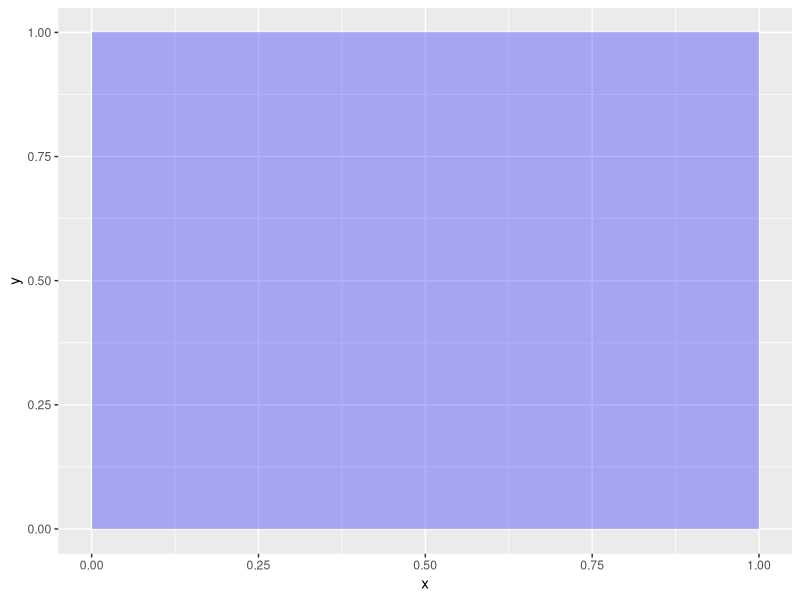
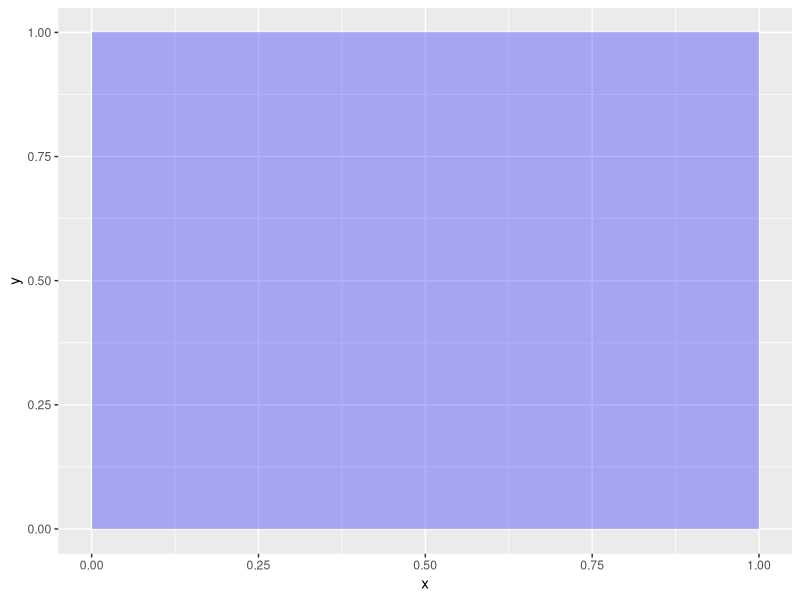
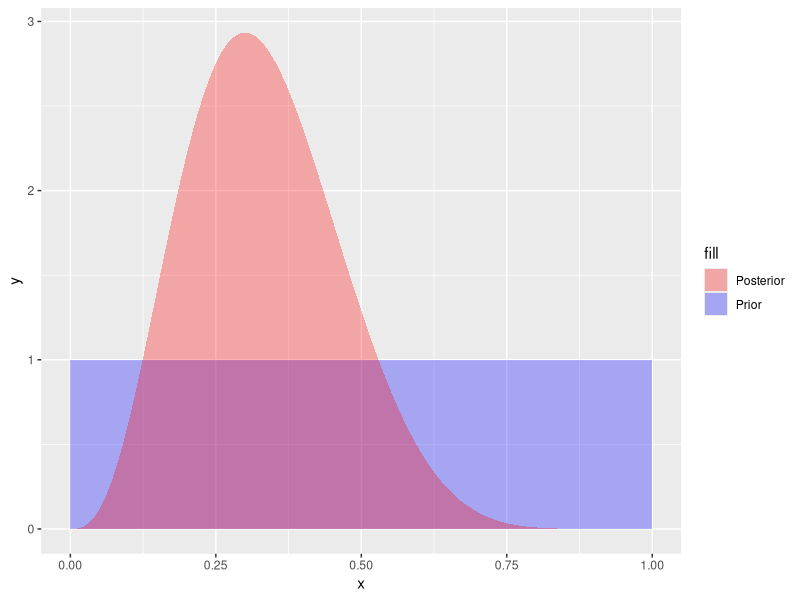
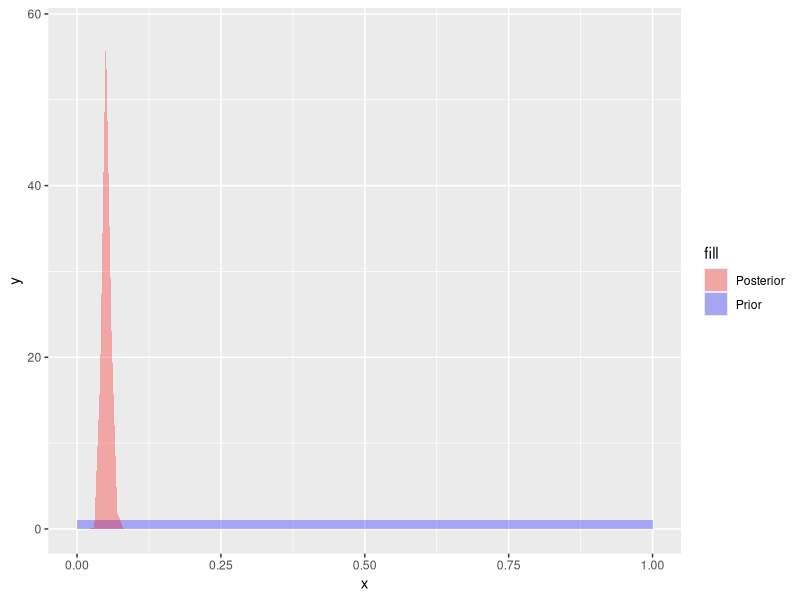
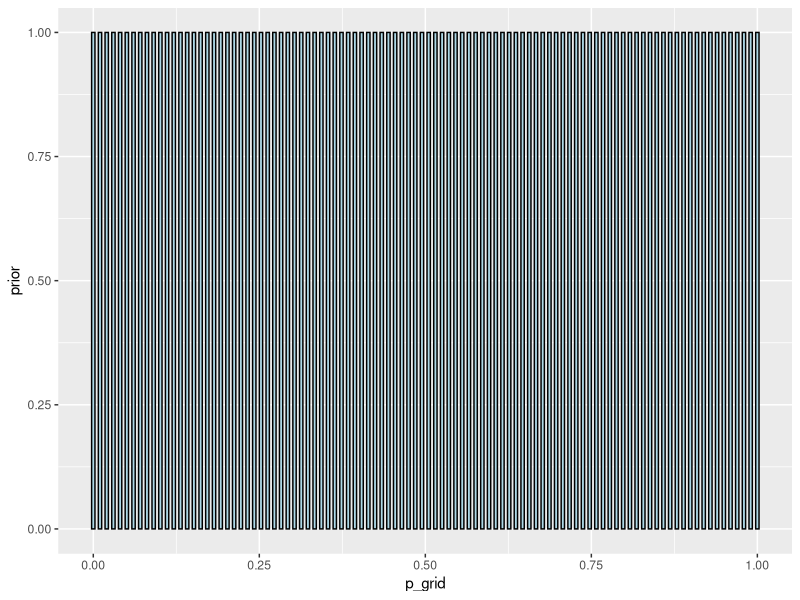
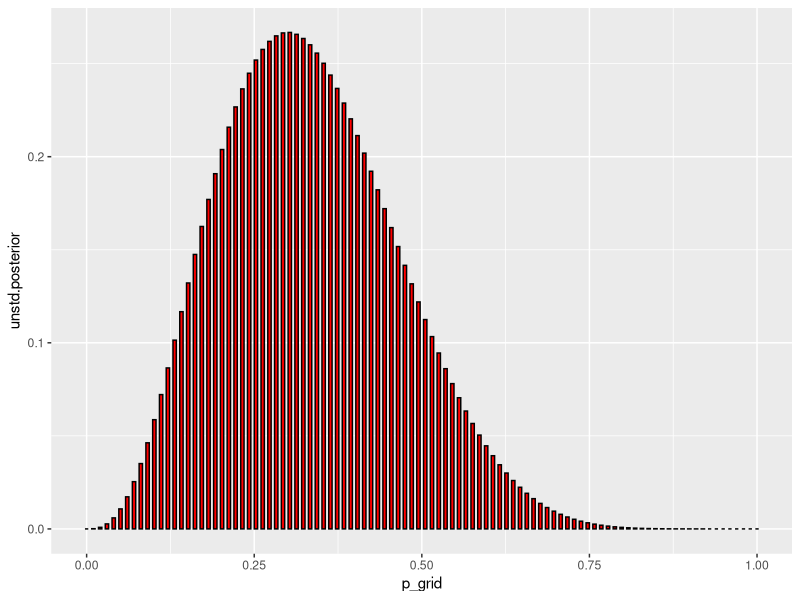
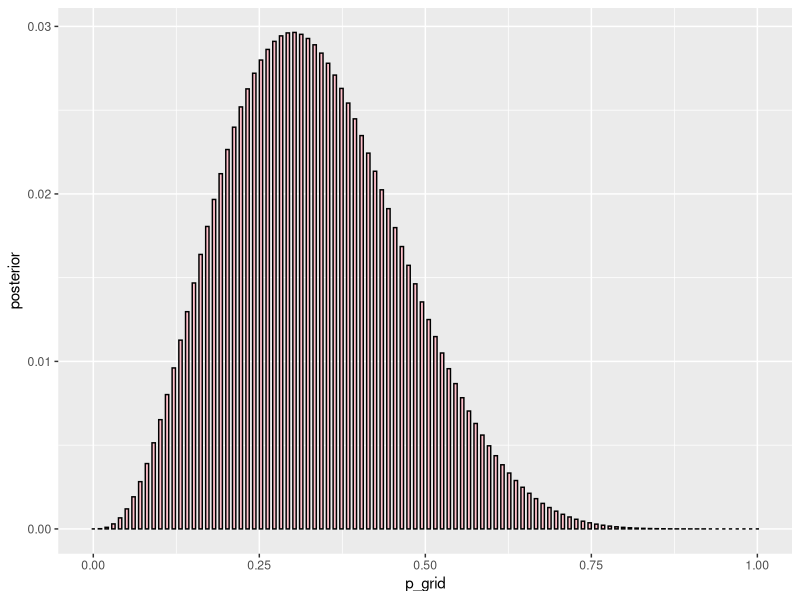
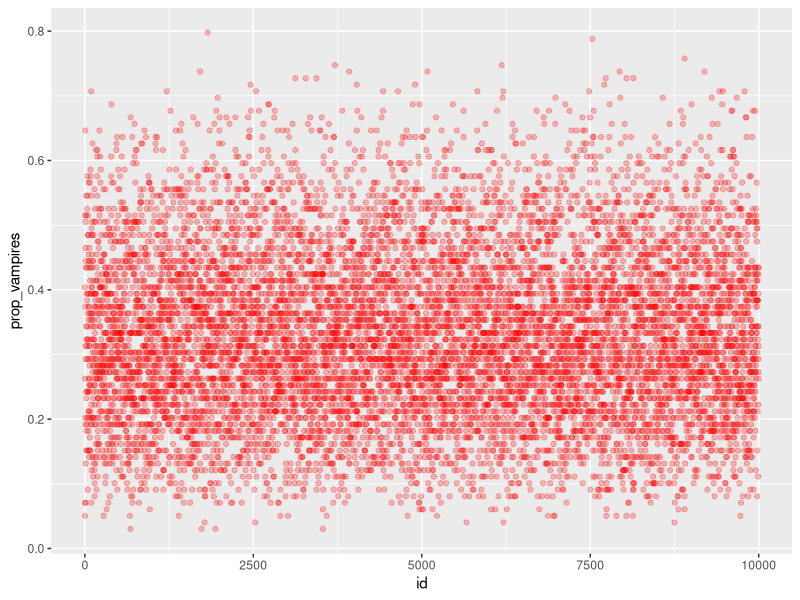

The R script that drew these images, in order:
## ---- chunk 1
library(tidyverse)
## ---- chunk 2
data <- data.frame(x = seq(0, 1, length.out = 100))
data %>% 
  ggplot(aes(x))+
  stat_function(fun = dbeta,
                args = list(shape1 = 1,
                            shape2 = 1),
                geom = "area",
                fill = "blue", alpha=0.3)
## ---- chunk 3
data %>% 
  ggplot(aes(x))+
  stat_function(fun = dbeta,
                args = list(shape1 =  1,
                            shape2 =  1),
                geom = "area",
                fill = "blue", alpha=0.3)
## ---- chunk 4
vampires = 3
humans = 7
data %>% 
  ggplot(aes(x))+
  stat_function(aes(fill = "Prior"),
                fun = dbeta,
                args = list(shape1 = 1,
                            shape2 = 1),
                geom = "area", alpha=0.3)+
  stat_function(aes(fill = "Posterior"),
                fun = dbeta,
                args = list(shape1 = 1+vampires,
                            shape2 = 1+humans),
                geom = "area", alpha=0.3)+
  scale_fill_manual(values=c("red","blue"))
## ---- chunk 5
vampires = 50
humans = 950
data %>% 
  ggplot(aes(x))+
  stat_function(aes(fill = "Prior"),
                fun = dbeta,
                args = list(shape1 = 1,
                            shape2 = 1),
                geom = "area", alpha=0.3)+
  stat_function(aes(fill = "Posterior"),
                fun = dbeta,
                args = list(shape1 = 1+vampires,
                            shape2 = 1+humans),
                geom = "area", alpha=0.3)+
  scale_fill_manual(values=c("red","blue"))
## ---- chunk 6
# sequence of parameter values
p_grid = seq(from = 0, to = 1, length.out = 100)

# prior over the sequence of parameter values
prior = rep(1, 100)

data_grid = tibble(p_grid, prior)
data_grid
## ---- chunk 7
data_grid %>% 
  ggplot()+
  geom_col(aes(x = p_grid, y = prior),
           width = 0.005,
           colour = "black", 
           fill = "lightblue")
## ---- chunk 8
data_grid = data_grid %>% 
  mutate(likelihood = dbinom(x = 3, size = 10, prob = p_grid)) %>% 
  mutate(unstd.posterior = prior * likelihood)
data_grid
## ---- chunk 9
data_grid %>% 
  ggplot()+
  geom_col(aes(x = p_grid, y = unstd.posterior),
           width = 0.005,
           colour = "black", 
           fill = "red")
## ---- chunk 10
sum(data_grid$unstd.posterior)
## ---- chunk 11
data_grid = data_grid %>% 
  mutate(posterior = unstd.posterior / sum(unstd.posterior))
data_grid
## ---- chunk 12
sum(data_grid$posterior)
## ---- chunk 13
data_grid %>% 
  ggplot()+
  geom_col(aes(x = p_grid, y = posterior),
           width = 0.005,
           colour = "black", 
           fill = "pink")
## ---- chunk 14
cat("With 1 parameter and 100 grids, grid-approximation requires", 100^1, "calculations.\n")
cat("With 2 parameters and 100 grids, grid-approximation requires", 100^2, "calculations.\n")
cat("With 3 parameters and 100 grids, grid-approximation requires", 100^3, "calculations.\n")
cat("With 4 parameters and 100 grids, grid-approximation requires", 100^4, "calculations.\n")
cat("With 5 parameters and 100 grids, grid-approximation requires", 100^5, "calculations.\n")
## ---- chunk 15
posterior_samples <- sample(
  x = data_grid$p_grid,
  prob = data_grid$posterior,
  size = 10000,
  replace = TRUE
)
## ---- chunk 16
data_samples = tibble(
  id = 1:length(posterior_samples),
  prop_vampires = posterior_samples
)
data_samples
## ---- chunk 17
data_samples %>% 
  ggplot()+
  geom_point(aes(x=id, y=prop_vampires), 
             alpha = 1/4,
             colour = 'red')
## ---- chunk 18
data_samples %>% 
  ggplot()+
  stat_density(aes(x = prop_vampires),
               fill = "red",
               colour = "black",
               alpha = 1/2)+
  scale_x_continuous(limits = 0:1)
## ---- chunk 19
library(bayestestR)
## ---- chunk 20
mean(data_samples$prop_vampires)
## ---- chunk 21
median(data_samples$prop_vampires)
## ---- chunk 22
map_estimate(data_samples$prop_vampires)
## ---- chunk 23
data_samples %>% 
  filter(prop_vampires < .5) %>%
  summarise(prop_vampires_less_than_50per = n() / 10000)
## ---- chunk 24
data_samples %>% 
  filter(prop_vampires > .10 & prop_vampires < .20) %>%
  summarise(prop_vampires_in_10_20_per = n() / 10000)
## ---- chunk 25

## ---- chunk 26

## ---- chunk 27
ci(data_samples$prop_vampires)
## ---- chunk 28
ci(data_samples$prop_vampires, ci = .89)
## ---- chunk 29
hdi(data_samples$prop_vampires)
## ---- chunk 30
equivalence_test(data_samples$prop_vampires,
                 range = c(0,0.15 ))
## ---- chunk 31

## ---- chunk 32
data_samples = data_samples %>% 
  mutate(ppd = rbinom(10000, size = 10, prob = prop_vampires))
data_samples
## ---- chunk 33
data_samples %>% 
  count(ppd) %>% 
  mutate(probability = n / 10000) %>% 
  ggplot()+
  geom_col(aes(x=ppd, y=probability), colour = "black", fill = "green", width = 0.1)+
  scale_x_continuous(breaks = 0:10)
